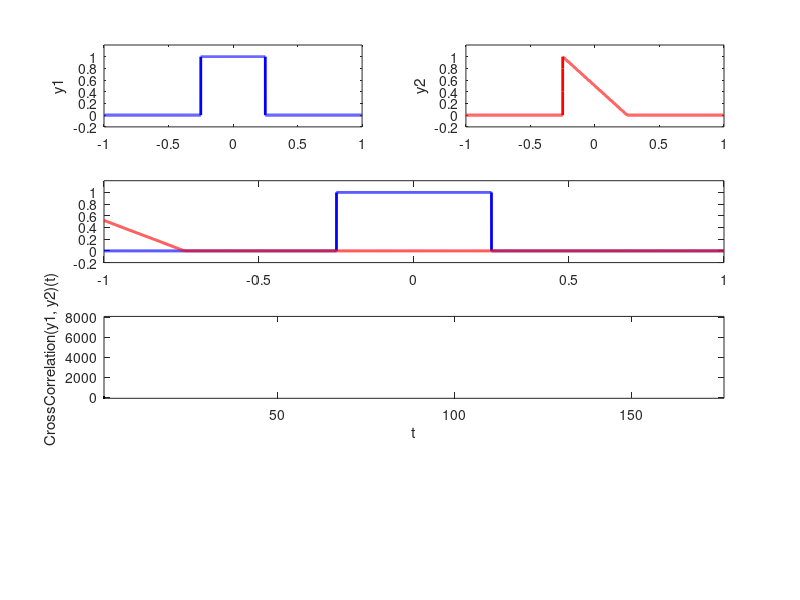
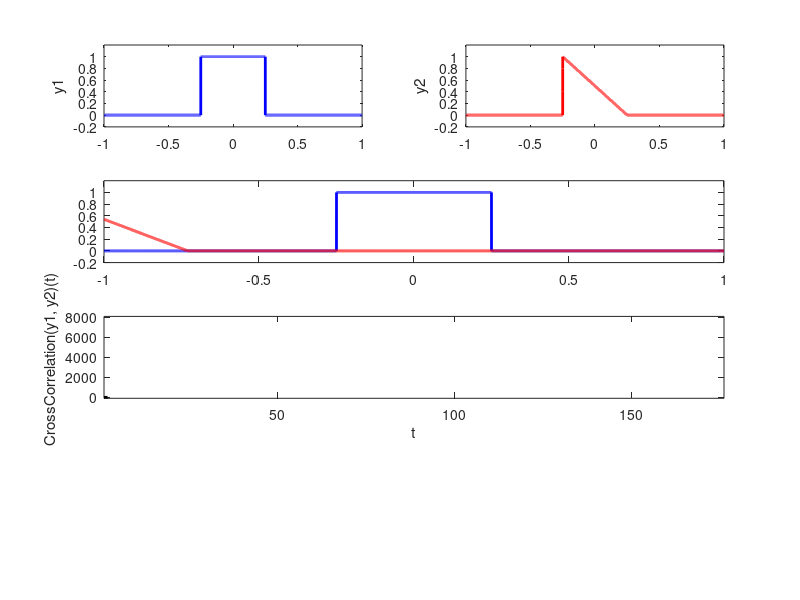
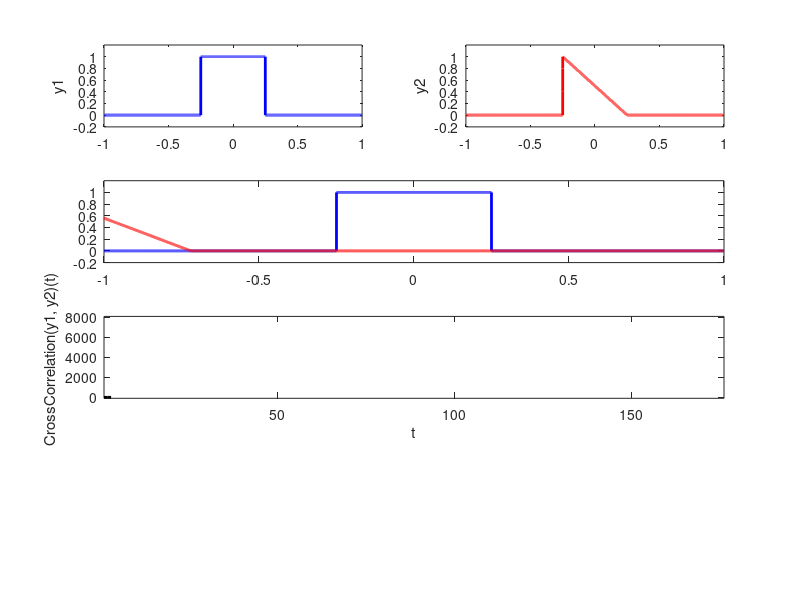
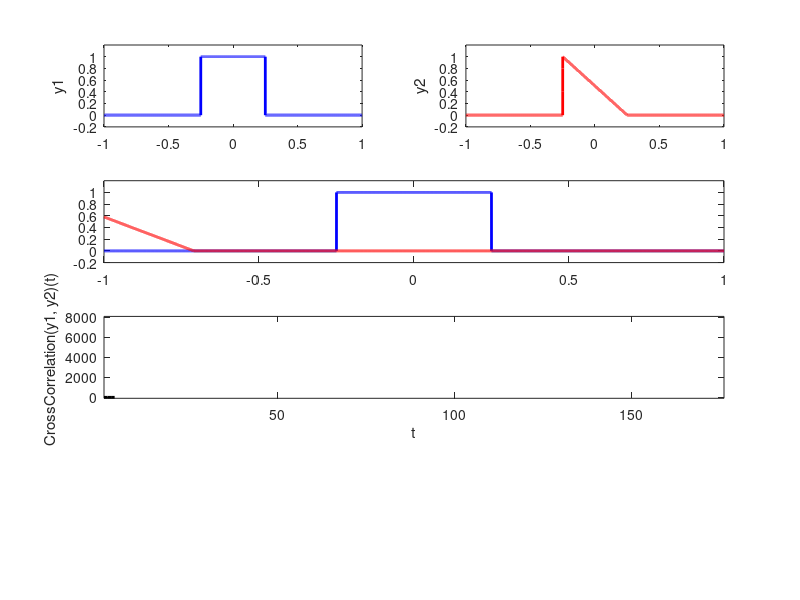

The MATLAB script that drew these images, in order: (Note: a time limit stopped this script after it produced the figures.)
%rectangle & right angle triangle
function test = test_datatypes()

clc; close all; clear all;

% ========== init some variables:
iteration = 176;
fs = 10000;
t = -1:1/fs:1;

iterationSteps   = 1:1:iteration;
crossCorrelation = zeros(1,iteration);
convolution      = zeros(1,iteration);

set(gcf,'Color',[1 1 1]);


% ========== plot two signals (y1 and y2):
disp('Let y1 and y2 to be defined as following figures:')
disp('============================================================')
y1 = rectpuls(t,0.5);
%y2 = rectpuls(t,0.5);
y2 = tripuls(t,0.5,-0.999);
subplot(4,2,1);plot(t,y1,'Color','blue','LineWidth',2),axis([-1 1 -0.2 1.2]);
ylabel('y1')
subplot(4,2,2);plot(t,y2,'Color','red','LineWidth',2),axis([-1 1 -0.2 1.2]);
ylabel('y2')


disp('Press Enter to continue ....')
pause



% ========== cross correlation of two signals (y1 and y2):
disp(' ');disp(' ')
disp('Cross Correlation of two signals (y1 and y2):')
disp('============================================================')

for i = 1:iteration
    
    moveStep = (i-100)/100;
    y1 = rectpuls(t,0.5);
    %y2 = rectpuls(t-moveStep,0.5);
    y2 = tripuls(t-moveStep,0.5,-0.999);

    subplot(4,2,3:4)
    hold off;plot(t,y1,'Color','blue','LineWidth',2),axis([-1 1 -0.2 1.2]);
    hold on; plot(t,y2,'Color','red', 'LineWidth',2),axis([-1 1 -0.2 1.2]);
    
    
    crossCorrelation(i) = sum(y1.*y2);
    
    subplot(4,2,5:6)
    hold off
    plot(iterationSteps(1:i),crossCorrelation(1:i),'Color','black','LineWidth',2); axis([1 iteration -100 8.1e3]);
    xlabel('t')
    ylabel('CrossCorrelation(y1, y2)(t) ')
    print(sprintf("plot-output-tri/%05d.jpg",i));
    pause(0.05)
end


disp('Press Enter to continue ....')
pause
